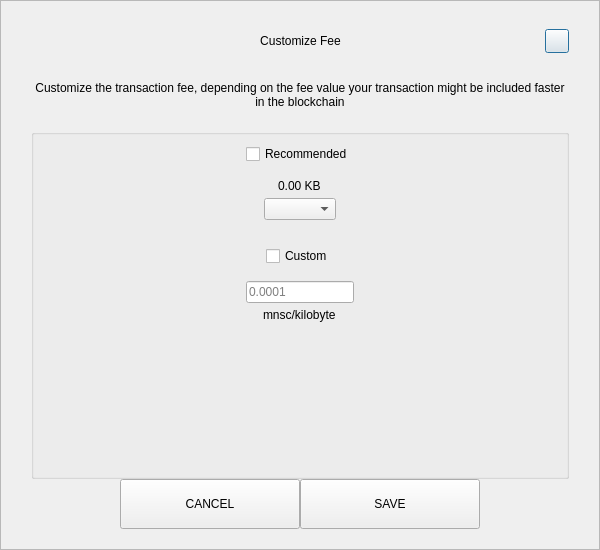
<?xml version="1.0" encoding="UTF-8"?>
<ui version="4.0">
 <class>SendCustomFeeDialog</class>
 <widget class="QDialog" name="SendCustomFeeDialog">
  <property name="geometry">
   <rect>
    <x>0</x>
    <y>0</y>
    <width>600</width>
    <height>550</height>
   </rect>
  </property>
  <property name="windowTitle">
   <string>Form</string>
  </property>
  <layout class="QVBoxLayout" name="verticalLayout_3">
   <property name="spacing">
    <number>0</number>
   </property>
   <property name="leftMargin">
    <number>0</number>
   </property>
   <property name="topMargin">
    <number>0</number>
   </property>
   <property name="rightMargin">
    <number>0</number>
   </property>
   <property name="bottomMargin">
    <number>0</number>
   </property>
   <item>
    <widget class="QFrame" name="frame">
     <property name="styleSheet">
      <string notr="true"/>
     </property>
     <property name="frameShape">
      <enum>QFrame::StyledPanel</enum>
     </property>
     <property name="frameShadow">
      <enum>QFrame::Raised</enum>
     </property>
     <layout class="QVBoxLayout" name="verticalLayout_2">
      <property name="spacing">
       <number>0</number>
      </property>
      <property name="leftMargin">
       <number>30</number>
      </property>
      <property name="topMargin">
       <number>20</number>
      </property>
      <property name="rightMargin">
       <number>30</number>
      </property>
      <property name="bottomMargin">
       <number>20</number>
      </property>
      <item>
       <layout class="QHBoxLayout" name="horizontalLayout_3">
        <property name="spacing">
         <number>0</number>
        </property>
        <item>
         <spacer name="horizontalSpacer_21">
          <property name="orientation">
           <enum>Qt::Horizontal</enum>
          </property>
          <property name="sizeHint" stdset="0">
           <size>
            <width>40</width>
            <height>20</height>
           </size>
          </property>
         </spacer>
        </item>
        <item>
         <widget class="QLabel" name="labelTitle">
          <property name="minimumSize">
           <size>
            <width>0</width>
            <height>40</height>
           </size>
          </property>
          <property name="maximumSize">
           <size>
            <width>16777215</width>
            <height>40</height>
           </size>
          </property>
          <property name="styleSheet">
           <string notr="true">padding-left:24px;</string>
          </property>
          <property name="text">
           <string>Customize Fee</string>
          </property>
          <property name="alignment">
           <set>Qt::AlignCenter</set>
          </property>
          <property name="margin">
           <number>7</number>
          </property>
         </widget>
        </item>
        <item>
         <spacer name="horizontalSpacer">
          <property name="orientation">
           <enum>Qt::Horizontal</enum>
          </property>
          <property name="sizeHint" stdset="0">
           <size>
            <width>40</width>
            <height>20</height>
           </size>
          </property>
         </spacer>
        </item>
        <item>
         <widget class="QPushButton" name="btnEsc">
          <property name="minimumSize">
           <size>
            <width>24</width>
            <height>24</height>
           </size>
          </property>
          <property name="maximumSize">
           <size>
            <width>24</width>
            <height>24</height>
           </size>
          </property>
          <property name="text">
           <string/>
          </property>
         </widget>
        </item>
       </layout>
      </item>
      <item>
       <spacer name="verticalSpacer_2">
        <property name="orientation">
         <enum>Qt::Vertical</enum>
        </property>
        <property name="sizeType">
         <enum>QSizePolicy::Fixed</enum>
        </property>
        <property name="sizeHint" stdset="0">
         <size>
          <width>20</width>
          <height>20</height>
         </size>
        </property>
       </spacer>
      </item>
      <item>
       <widget class="QLabel" name="labelMessage">
        <property name="text">
         <string>Customize the transaction fee, depending on the fee value your transaction might be included faster in the blockchain</string>
        </property>
        <property name="alignment">
         <set>Qt::AlignCenter</set>
        </property>
        <property name="wordWrap">
         <bool>true</bool>
        </property>
       </widget>
      </item>
      <item>
       <spacer name="verticalSpacer_3">
        <property name="orientation">
         <enum>Qt::Vertical</enum>
        </property>
        <property name="sizeType">
         <enum>QSizePolicy::Fixed</enum>
        </property>
        <property name="sizeHint" stdset="0">
         <size>
          <width>20</width>
          <height>20</height>
         </size>
        </property>
       </spacer>
      </item>
      <item>
       <widget class="QGroupBox" name="groupBox">
        <property name="title">
         <string/>
        </property>
        <layout class="QVBoxLayout" name="verticalLayout">
         <property name="leftMargin">
          <number>12</number>
         </property>
         <property name="rightMargin">
          <number>12</number>
         </property>
         <item>
          <layout class="QVBoxLayout" name="verticalLayout_4">
           <property name="spacing">
            <number>5</number>
           </property>
           <item alignment="Qt::AlignHCenter">
            <widget class="QCheckBox" name="checkBoxRecommended">
             <property name="text">
              <string>Recommended</string>
             </property>
            </widget>
           </item>
           <item>
            <spacer name="verticalSpacer_5">
             <property name="orientation">
              <enum>Qt::Vertical</enum>
             </property>
             <property name="sizeType">
              <enum>QSizePolicy::Fixed</enum>
             </property>
             <property name="sizeHint" stdset="0">
              <size>
               <width>20</width>
               <height>10</height>
              </size>
             </property>
            </spacer>
           </item>
           <item alignment="Qt::AlignHCenter">
            <widget class="QLabel" name="labelFee">
             <property name="text">
              <string>0.00 KB</string>
             </property>
            </widget>
           </item>
           <item alignment="Qt::AlignHCenter">
            <widget class="QComboBox" name="comboBoxRecommended"/>
           </item>
          </layout>
         </item>
         <item>
          <spacer name="verticalSpacer">
           <property name="orientation">
            <enum>Qt::Vertical</enum>
           </property>
           <property name="sizeType">
            <enum>QSizePolicy::Fixed</enum>
           </property>
           <property name="sizeHint" stdset="0">
            <size>
             <width>20</width>
             <height>20</height>
            </size>
           </property>
          </spacer>
         </item>
         <item>
          <layout class="QVBoxLayout" name="verticalLayout_5">
           <property name="spacing">
            <number>5</number>
           </property>
           <item alignment="Qt::AlignHCenter">
            <widget class="QCheckBox" name="checkBoxCustom">
             <property name="text">
              <string>Custom</string>
             </property>
            </widget>
           </item>
           <item>
            <spacer name="verticalSpacer_6">
             <property name="orientation">
              <enum>Qt::Vertical</enum>
             </property>
             <property name="sizeType">
              <enum>QSizePolicy::Fixed</enum>
             </property>
             <property name="sizeHint" stdset="0">
              <size>
               <width>20</width>
               <height>10</height>
              </size>
             </property>
            </spacer>
           </item>
           <item alignment="Qt::AlignHCenter">
            <widget class="QLineEdit" name="lineEditCustomFee">
             <property name="placeholderText">
              <string notr="true">0.0001</string>
             </property>
            </widget>
           </item>
           <item alignment="Qt::AlignHCenter">
            <widget class="QLabel" name="labelCustomFee">
             <property name="text">
              <string>mnsc/kilobyte</string>
             </property>
            </widget>
           </item>
          </layout>
         </item>
         <item>
          <spacer name="verticalSpacer_4">
           <property name="orientation">
            <enum>Qt::Vertical</enum>
           </property>
           <property name="sizeHint" stdset="0">
            <size>
             <width>20</width>
             <height>40</height>
            </size>
           </property>
          </spacer>
         </item>
        </layout>
       </widget>
      </item>
      <item>
       <layout class="QHBoxLayout" name="horizontalLayout" stretch="1,2,2,1">
        <item>
         <spacer name="horizontalSpacer1">
          <property name="orientation">
           <enum>Qt::Horizontal</enum>
          </property>
          <property name="sizeHint" stdset="0">
           <size>
            <width>40</width>
            <height>20</height>
           </size>
          </property>
         </spacer>
        </item>
        <item>
         <widget class="QPushButton" name="btnCancel">
          <property name="minimumSize">
           <size>
            <width>180</width>
            <height>50</height>
           </size>
          </property>
          <property name="focusPolicy">
           <enum>Qt::NoFocus</enum>
          </property>
          <property name="text">
           <string>CANCEL</string>
          </property>
         </widget>
        </item>
        <item>
         <widget class="QPushButton" name="btnSave">
          <property name="minimumSize">
           <size>
            <width>180</width>
            <height>50</height>
           </size>
          </property>
          <property name="focusPolicy">
           <enum>Qt::NoFocus</enum>
          </property>
          <property name="text">
           <string>SAVE</string>
          </property>
         </widget>
        </item>
        <item>
         <spacer name="horizontalSpacer_2">
          <property name="orientation">
           <enum>Qt::Horizontal</enum>
          </property>
          <property name="sizeHint" stdset="0">
           <size>
            <width>40</width>
            <height>20</height>
           </size>
          </property>
         </spacer>
        </item>
       </layout>
      </item>
     </layout>
    </widget>
   </item>
  </layout>
 </widget>
 <resources/>
 <connections/>
</ui>
